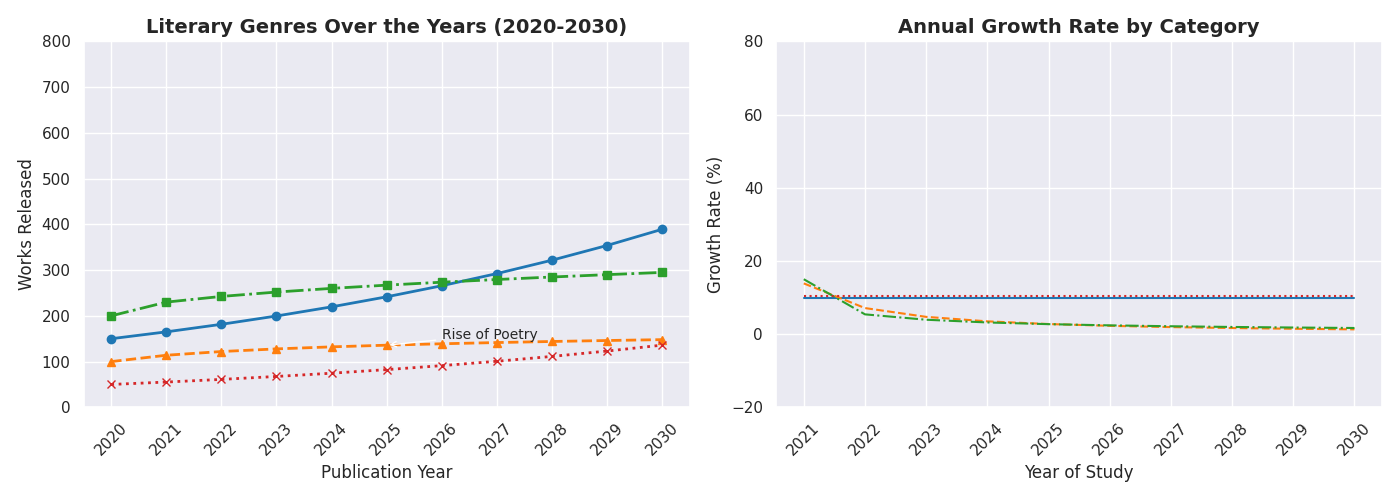

Here is the Python script that generated this plot:
import matplotlib.pyplot as plt
import numpy as np

years = np.arange(2020, 2031)

novels_published = 150 * (1.1 ** np.arange(len(years)))
poetry_published = 100 + 20 * np.log1p(np.arange(len(years)))
short_stories_published = 200 + 30 * np.sqrt(np.arange(len(years)))
essays_published = 50 * np.exp(0.1 * np.arange(len(years)))

fig, axs = plt.subplots(1, 2, figsize=(14, 5))

axs[0].plot(years, novels_published, color='#1f77b4', marker='o', linewidth=2, linestyle='-')
axs[0].plot(years, poetry_published, color='#ff7f0e', marker='^', linewidth=2, linestyle='--')
axs[0].plot(years, short_stories_published, color='#2ca02c', marker='s', linewidth=2, linestyle='-.')
axs[0].plot(years, essays_published, color='#d62728', marker='x', linewidth=2, linestyle=':')

axs[0].set_title('Literary Genres Over the Years (2020-2030)', fontsize=14, fontweight='bold')
axs[0].set_xlabel('Publication Year', fontsize=12)
axs[0].set_ylabel('Works Released', fontsize=12)
axs[0].set_xticks(years)
axs[0].set_xticklabels(years, rotation=45)
axs[0].set_yticks(np.arange(0, 801, 100))
axs[0].annotate('Rise of Poetry', xy=(2025, poetry_published[5]), xytext=(2026, 150),
                arrowprops=dict(facecolor='black', arrowstyle='->'), fontsize=10)

growth_novels = np.diff(novels_published) / novels_published[:-1] * 100
growth_poetry = np.diff(poetry_published) / poetry_published[:-1] * 100
growth_short_stories = np.diff(short_stories_published) / short_stories_published[:-1] * 100
growth_essays = np.diff(essays_published) / essays_published[:-1] * 100

growth_years = years[1:]

axs[1].plot(growth_years, growth_novels, color='#1f77b4', linestyle='-')
axs[1].plot(growth_years, growth_poetry, color='#ff7f0e', linestyle='--')
axs[1].plot(growth_years, growth_short_stories, color='#2ca02c', linestyle='-.')
axs[1].plot(growth_years, growth_essays, color='#d62728', linestyle=':')

axs[1].set_title('Annual Growth Rate by Category', fontsize=14, fontweight='bold')
axs[1].set_xlabel('Year of Study', fontsize=12)
axs[1].set_ylabel('Growth Rate (%)', fontsize=12)
axs[1].set_xticks(growth_years)
axs[1].set_xticklabels(growth_years, rotation=45)
axs[1].set_yticks(np.arange(-20, 81, 20))

plt.tight_layout()
plt.show()
